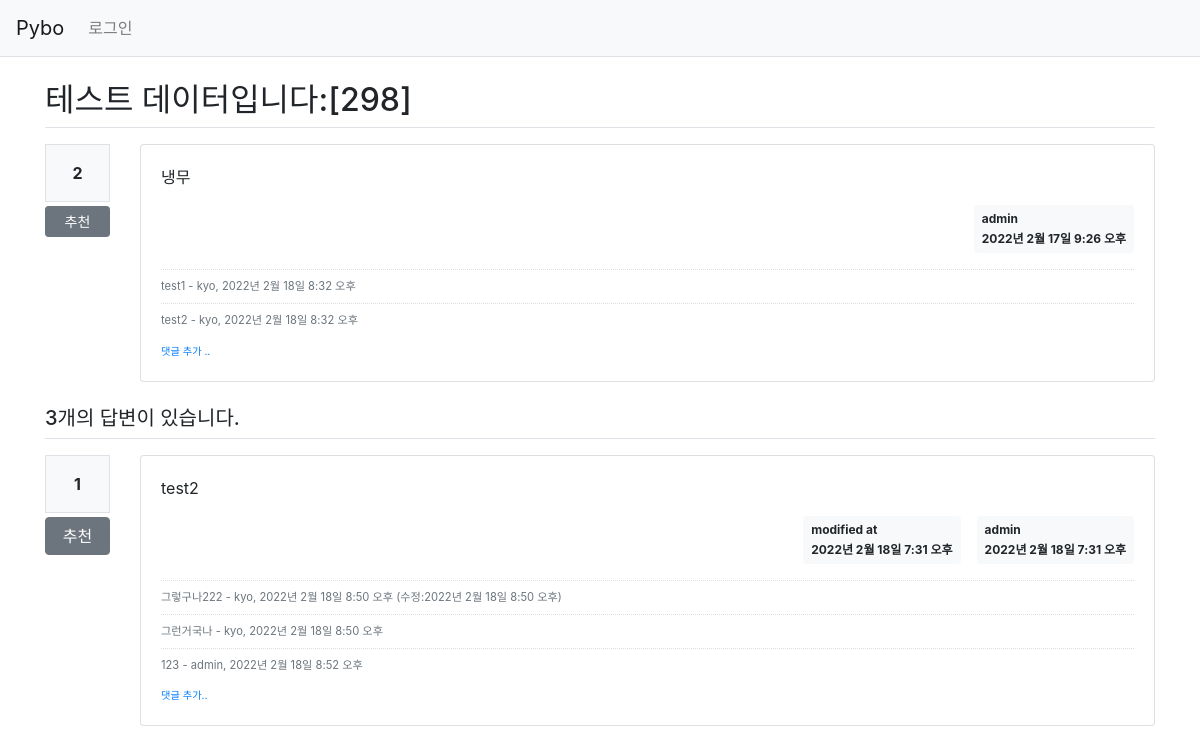
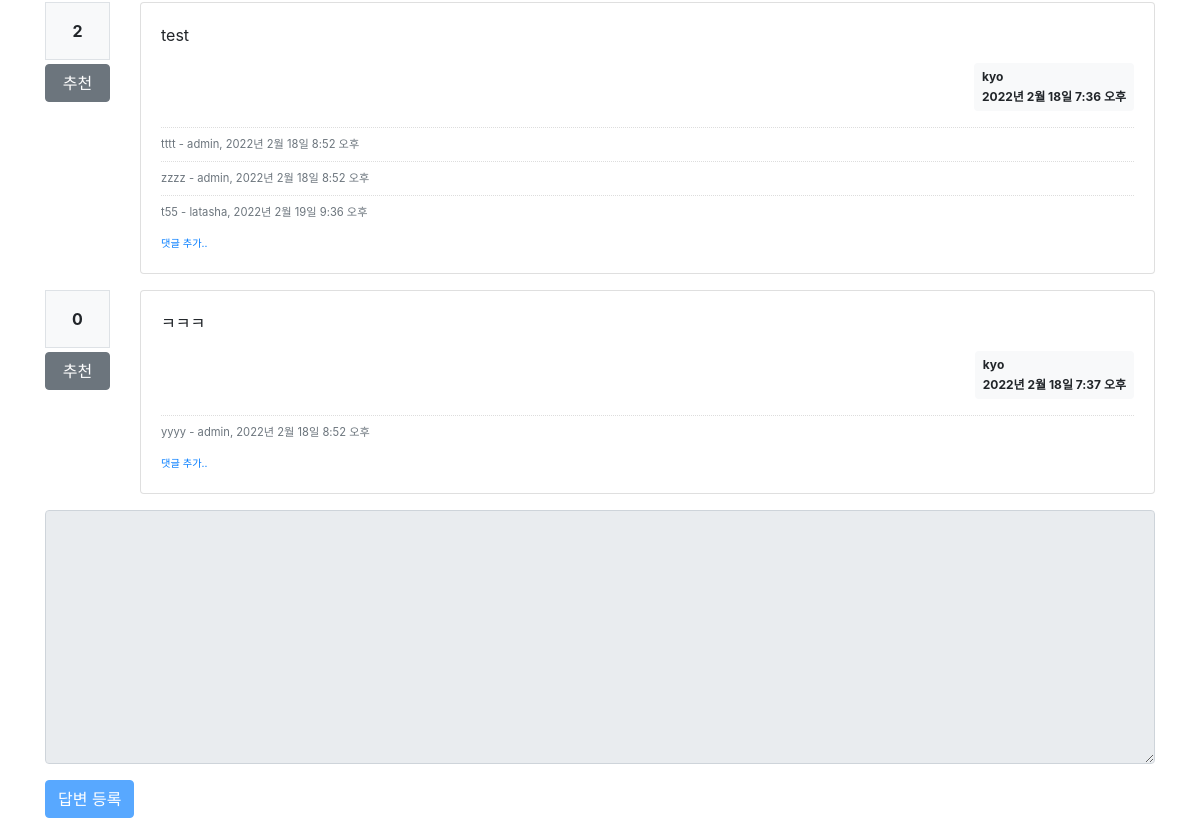
The page /pybo/303/ on the database as committed earlier (2 pictures, top to bottom).
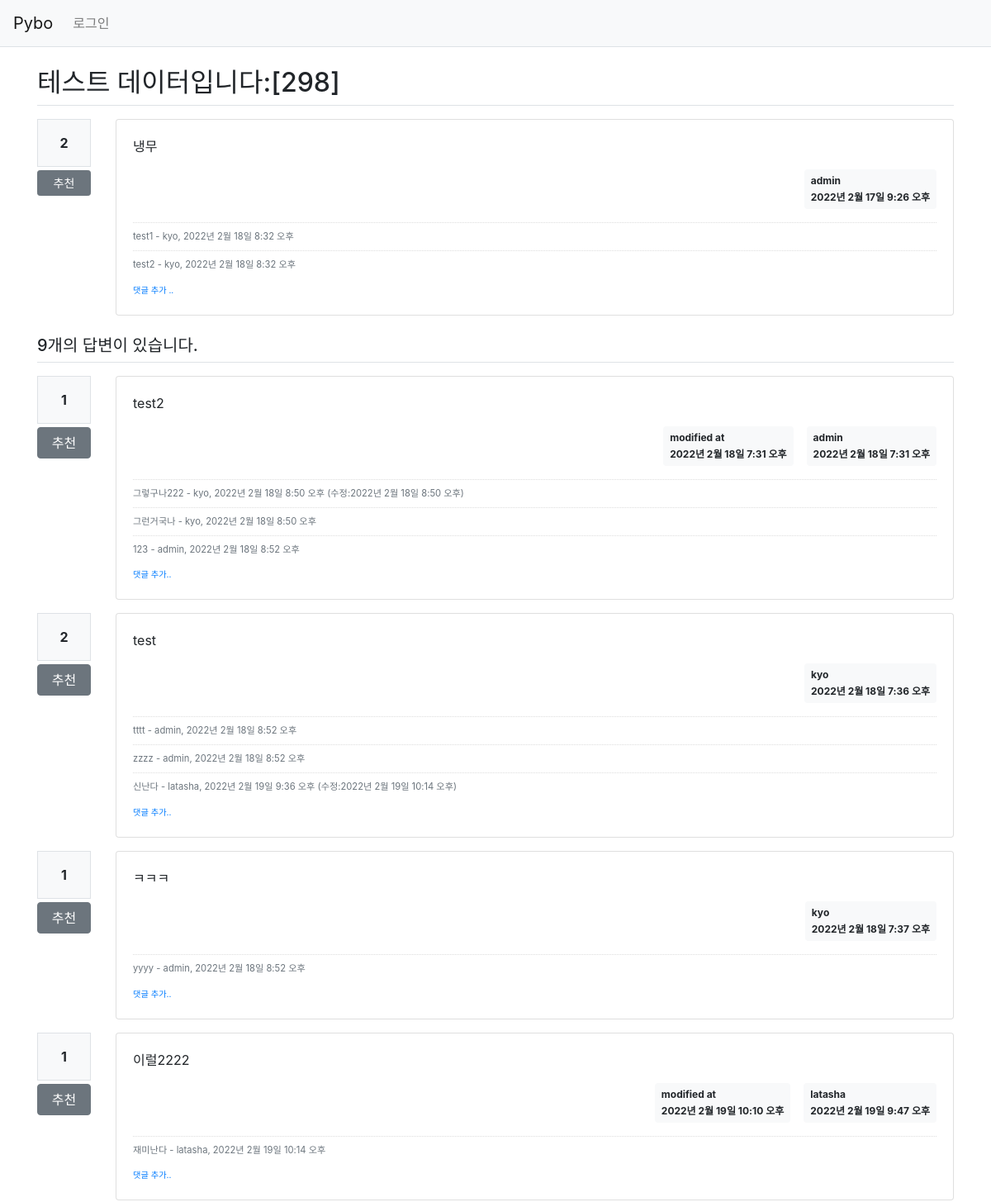
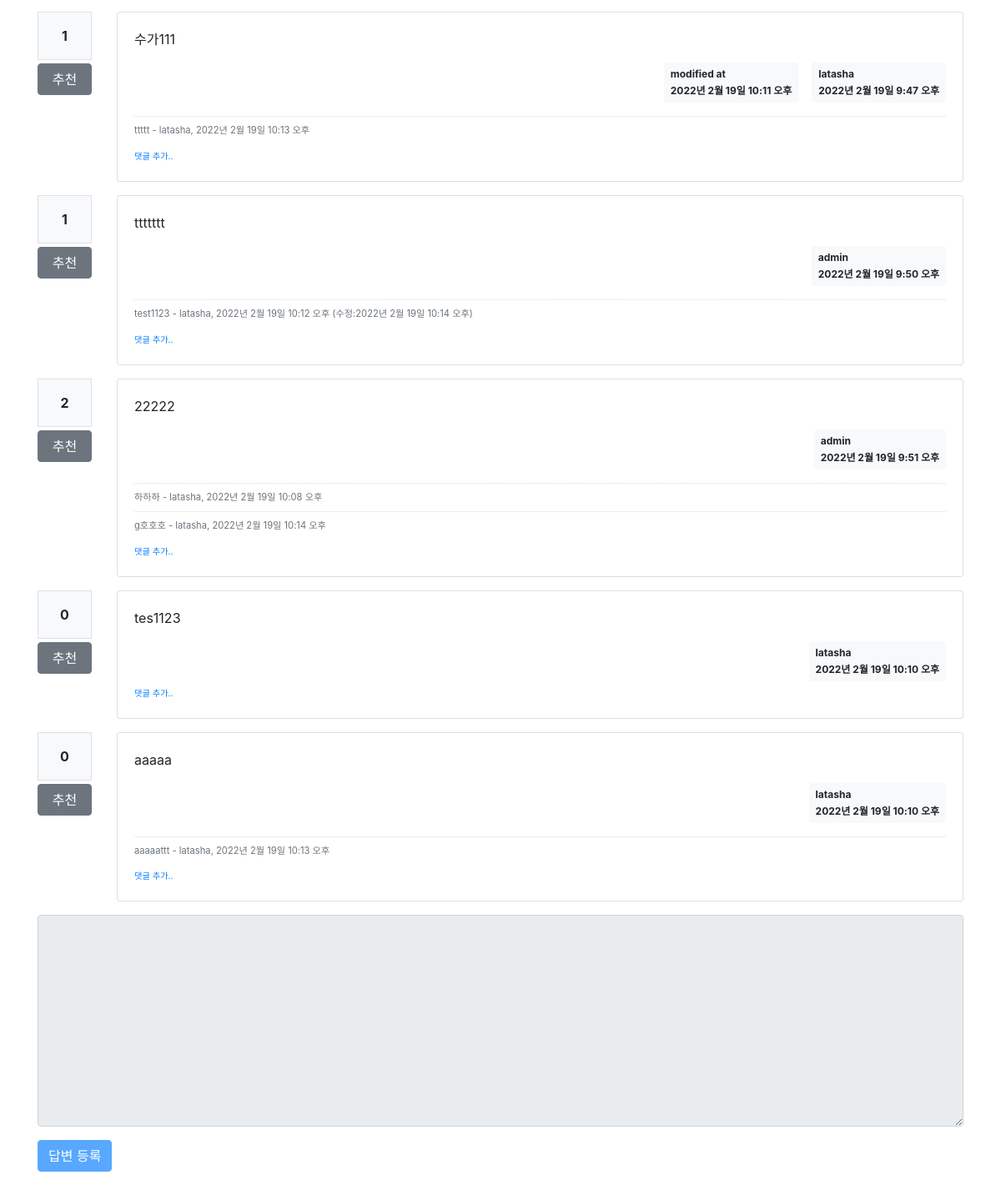
The same page on the database as committed later (2 pictures, top to bottom).
### pybo/models.py (models this page shows, shortened)
class Question(models.Model):
    author = models.ForeignKey(User, on_delete=models.CASCADE, null=True,
                               related_name='author_question')
    subject = models.CharField(max_length=200)
    content = models.TextField()
    create_date = models.DateTimeField()
    modify_date = models.DateTimeField(null=True, blank=True)
    voter = models.ManyToManyField(User, related_name='vote_question')

class Comment(models.Model):
    author = models.ForeignKey(User, on_delete=models.CASCADE)
    content = models.TextField()
    create_date = models.DateTimeField()
    modify_date = models.DateTimeField(null=True, blank=True)
    question = models.ForeignKey(Question, null=True, blank=True, on_delete=models.CASCADE)
    answer = models.ForeignKey(Answer, null=True, blank=True, on_delete=models.CASCADE)

class Answer(models.Model):
    author = models.ForeignKey(User, on_delete=models.CASCADE, null=True, related_name='author_answer')
    question = models.ForeignKey(Question, on_delete=models.CASCADE)
    content = models.TextField()
    create_date = models.DateTimeField()
    modify_date = models.DateTimeField(null=True, blank=True)
    voter = models.ManyToManyField(User, related_name='voter_answer')

### pybo/views/base_views.py (the view)
# urls.py: path('<int:question_id>/', base_views.detail, name='detail'),
def detail(request, question_id):
    question = get_object_or_404(Question, pk=question_id)
    context = {'question': question}
    return render(request, 'pybo/question_detail.html', context)

### pybo/templatetags/pybo_filter.py (called while the page is built)
@register.filter()
def mark(value):
    extensions = ["nl2br", "fenced_code"]
    return mark_safe(markdown.markdown(value, extensions=extensions))

### templates/pybo/question_detail.html (shortened to what this page needs)
{% extends 'base.html' %}
{% load pybo_filter %}
{% block content %}
<div class="container my-3">
    <h2 class="border-bottom py-2">{{ question.subject }}</h2>
    <div class="row my-3">
        <div class="col-1">
            <div class="bg-light text-center p-3 border font-weight-bolder mb-1">{{ question.voter.count }}</div>
            <a href="#" data-uri="{% url 'pybo:vote_question' question.id %}"
                class="recommend btn btn-sm btn-secondary btn-block my-1">추천</a>
        </div>
        <div class="col-11">
            <div class="card" >
                <div class="card-body">
                    <div class="card-text" style="white-space: pre-line;">{{ question.content|mark }}</div>
                    <div class="d-flex justify-content-end">
                        <div class="badge badge-light p-2 text-left">
                            <div class="mb-2">{{ question.author.username }}</div>
                            <div>{{ question.create_date }}</div>
                        </div>
                    </div>
                    {% if question.comment_set.count > 0 %}
                    <div class="mt-3">
                    {% for comment in question.comment_set.all %}
                        <div class="comment py-2 text-muted">
                            <span style="white-space: pre-line;">{{ comment.content }}</span>
                            <span>
                                - {{ comment.author }}, {{ comment.create_date }}
                            </span>
                        </div>
                    {% endfor %}
                    </div>
                    {% endif %}
                    <div>
                        <a href="{% url 'pybo:comment_create_question' question.id  %}"
                           class="small"><small>댓글 추가 ..</small></a>
                    </div>
                </div>
            </div>
        </div>
    </div>
    <h5 class="border-bottom my-3 py-2">{{ question.answer_set.count }}개의 답변이 있습니다.</h5>
    {% for answer in question.answer_set.all %}
    <div class="row my-3">
        <div class="col-1">
            <div class="bg-light text-center p-3 border font-weight-bolder mb-1">{{ answer.voter.count }}</div>
            <a href="#" data-uri="{% url 'pybo:vote_answer' answer.id %}"
                class="recommend btn btn-secondary btn-block my-1">추천</a>
        </div>
        <div class="col-11">
            <div class="card">
                <div class="card-body">
                    <div class="card-text" style="white-space: pre-line;">{{ answer.content|mark }}</div>
                    <div class="d-flex justify-content-end">
                        {% if answer.modify_date %}
                        <div class="badge badge-light p-2 text-left mx-3">
                            <div class="mb-2">modified at</div>
                            <dib>{{ answer.modify_date }}</dib>
                        </div>
                        {% endif %}
                        <div class="badge badge-light p-2 text-left">
                            <div class="mb-2">{{ answer.author.username }}</div>
                            <div>{{ answer.create_date }}</div>
                        </div>
                    </div>
                    {% if answer.comment_set.count > 0 %}
                    <div class="mt-3">
                    {% for comment in answer.comment_set.all %}
                        <div class="comment py-2 text-muted">
                            <span style="white-space: pre-line;">{{ comment.content }}</span>
                            <span>
                                - {{ comment.author }}, {{ comment.create_date }}
                                {% if comment.modify_date %}
                                (수정:{{ comment.modify_date }})
                                {% endif %}
                            </span>
                        </div>
                    {% endfor %}
                    </div>
                    {% endif %}
                    <div>
                        <a href="{% url 'pybo:comment_create_answer' answer.id %}"
                            class="small"><small>댓글 추가..</small></a>
                    </div>
                </div>
            </div>
        </div>
    </div>
    {% endfor %}
<form action="{% url 'pybo:answer_create' question.id %}" method="post" class="my-3">
    <div class="form-group">
        <textarea name="content" id="content"
                  {% if not user.is_authenticated %}disabled{% endif %}
                  class="form-control" rows="10"></textarea>
    </div>
    <input type="submit" value="답변 등록"
           {% if not user.is_authenticated %}disabled{% endif %}
           class="btn btn-primary">
</form>
</div>
{% endblock %}

### templates/base.html (shortened to what this page needs)
{% load static %}
<!DOCTYPE html>
<html lang="en">
<head>
    <link rel="stylesheet" type="text/css" href="{% static 'bootstrap.min.css' %}">
    <link rel="stylesheet" type="text/css" href="{% static 'style.css' %}">
</head>
<body>
{% include "navbar.html" %}
{% block content %}
{% endblock %}
</body>
</html>

### templates/navbar.html (shortened to what this page needs)
<nav class="navbar navbar-expand-lg navbar-light bg-light border-bottom">
    <a class="navbar-brand" href="{% url 'pybo:index' %}">Pybo</a>
    <div class="collapse navbar-collapse flex-grow-0" id="navbarNav">
        <ul class="navbar-nav">
            <li class="nav-item">
                {% if user.is_authenticated %}
                <a class="nav-link" href="{% url 'common:logout' %}">
                    {{ user.username }} (로그아웃)
                </a>
                {% else %}
                <a class="nav-link" href="{% url 'common:login' %}">로그인</a>
                {% endif %}
            </li>
        </ul>
    </div>
</nav>

### static/style.css (style rules this page uses)
.comment { border-top: dotted 1px #ddd; font-size: 0.7em; }

Rows that differ between the two databases and show on the page:
computed for Question "테스트 데이터입니다:[298]": answer_set.count "3" → "9"
changed Comment "2022년 2월 19일 9:36 오후": content "t55" → "신난다"; modify_date (not shown) → "2022년 2월 19일 10:14 오후"
computed for Answer "ㅋㅋㅋ": voter.count "0" → "1"
added Answer: voter.count "1", content|mark "이럴2222", modify_date "2022년 2월 19일 10:10 오후", author.username "latasha", create_date "2022년 2월 19일 9:47 오후"
added Comment: content "재미난다", author "latasha", create_date "2022년 2월 19일 10:14 오후", shown under "1"
added Answer: voter.count "1", content|mark "수가111", modify_date "2022년 2월 19일 10:11 오후", author.username "latasha", create_date "2022년 2월 19일 9:47 오후"
added Comment: content "ttttt", author "latasha", create_date "2022년 2월 19일 10:13 오후", shown under "1"
added Answer: voter.count "1", content|mark "ttttttt", author.username "admin", create_date "2022년 2월 19일 9:50 오후"
added Comment: content "test1123", author "latasha", create_date "2022년 2월 19일 10:12 오후", modify_date "2022년 2월 19일 10:14 오후", shown under "1"
added Answer: voter.count "2", content|mark "22222", author.username "admin", create_date "2022년 2월 19일 9:51 오후"
added Comment: content "하하하", author "latasha", create_date "2022년 2월 19일 10:08 오후", shown under "2"
added Comment: content "g호호호", author "latasha", create_date "2022년 2월 19일 10:14 오후", shown under "2"
added Answer: voter.count "0", content|mark "tes1123", author.username "latasha", create_date "2022년 2월 19일 10:10 오후"
added Answer: voter.count "0", content|mark "aaaaa", author.username "latasha", create_date "2022년 2월 19일 10:10 오후"
added Comment: content "aaaaattt", author "latasha", create_date "2022년 2월 19일 10:13 오후", shown under "0"
